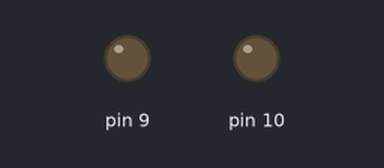
A sketch run on a simulated Arduino Uno, built with avr-gcc and run on an emulated ATmega328P. On the bench: output pins drawn as LEDs (lit = HIGH).

Above: at 0.05 s.
At 5.75 s:
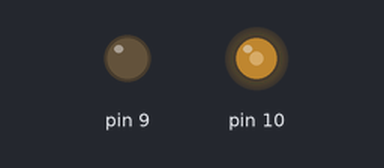
At 11.55 s:
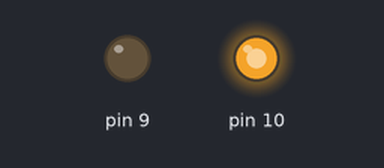
At 23.15 s:
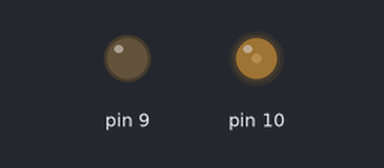
Timing chart, 0 to 33.3 s (numbered marks = the images above):
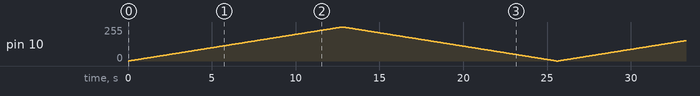

The sketch:

pwm.ino
```cpp
int x;

void setup()
{  pinMode(9, OUTPUT);

   pinMode(10, OUTPUT);
 digitalWrite(9, LOW);
}

void loop()
{
  for(x=0; x<=255; x++)
  {
  analogWrite(10, x);
  delay(50);
  }
for(x=255; x>=0; x--)
  {
  analogWrite(10, x);
  delay(50);
  }
}
```
